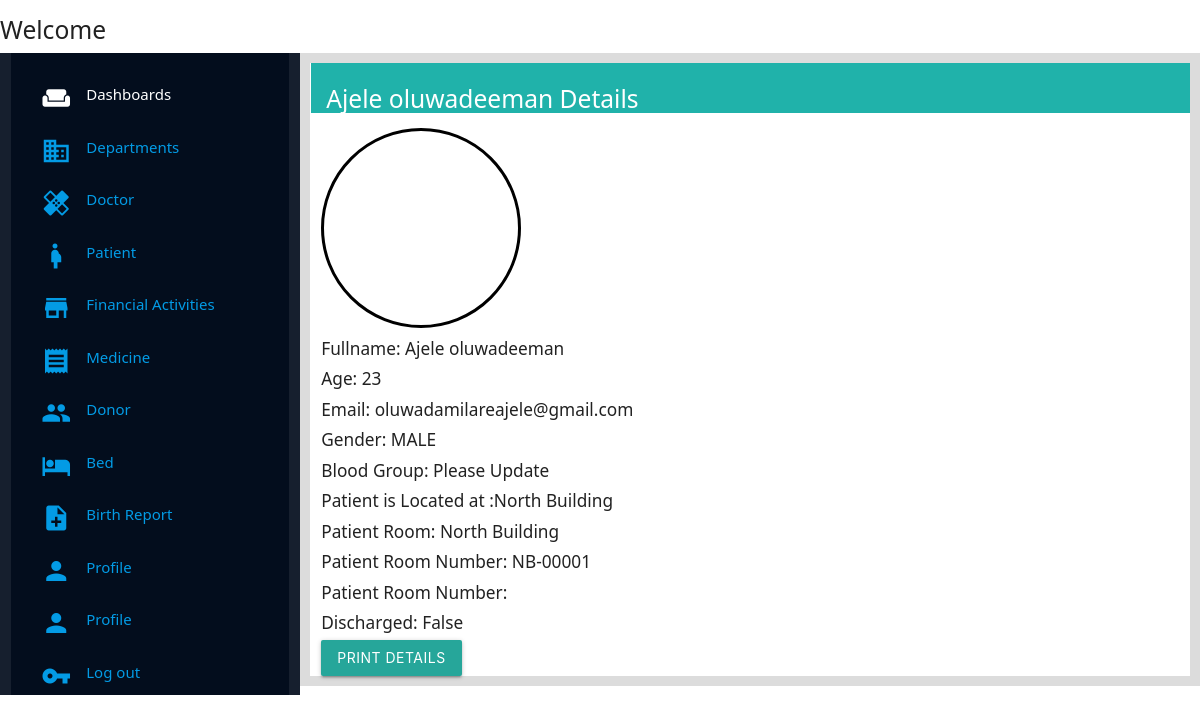
The page /management/patients/2 on the database its author committed.
### management/models.py (models this page shows)
class Patient(models.Model):
    Patient_id = models.CharField(unique=True, max_length=200, default="Please Update",null=True,blank=True)
    Patient_lastname = models.CharField(max_length=250,null=True, blank=True)
    Patient_firstname = models.CharField(max_length=250,null=True, blank=True)
    Patient_email_address = models.EmailField(max_length=250, null=True, blank=True, default="Null_provided@email.com")
    Patient_phone_number = models.CharField(max_length=120, null=True, blank=True)
    Patient_address = models.CharField(max_length=350,null=True,blank=True)
    Patient_doctor = models.ForeignKey(Doctor,on_delete=models.CASCADE, related_name="patient_doctor")
    Patient_blood_group = models.CharField(max_length=200, default="Please Update")
    Patient_blood_genotype = models.CharField(max_length=200, default="Please Update")
    Patient_age = models.IntegerField(null=True,blank=True)
    Patient_gender = models.CharField(max_length=25, choices=GENDER,default="UNDECIDED")
    Patient_room = models.ForeignKey(Room, on_delete=models.CharField, null=True, blank=True)
    def __str__(self):
        return self.Patient_lastname +" " + self.Patient_firstname + " Details"

class Room(models.Model):
    Room_location = models.CharField(max_length=250, null=True,blank=True)
    Room_ID = models.CharField(max_length=100, null=True, blank=True, unique=True)
    Room_availability = models.BooleanField(default=True)
    def __str__(self):
        return "Located at :" + self.Room_location

### management/views.py (the view)
# urls.py: path('patients/<str:pk>',views.patient_details_page,name="detailed_patient_page"),
def patient_details_page(request,pk):
    patient_data = Patient.objects.get(id=pk)
    checked_in = Alloted_Beds.objects.get(Alloted_patient=patient_data)
    print(checked_in.Alloted_time)
    context = {
        'patient_data':patient_data,
        'checked_id':checked_in,
    }
    return render(request,'management/Pages/patients_details.html',context)

### management/templates/management/Pages/patients_details.html
{% extends 'management/index.html' %}
{% load static %}
{% block content %}
<div class="wrapper">
    <div class="title-holder">
        <h5 class="title">{{patient_data}}</h5>
    </div>
    <div class="profile-details">
        <div class="image-holder">
        </div>
        <div class="profile-text">
            <h6>Fullname: {{patient_data.Patient_lastname}} {{patient_data.Patient_firstname}}</h6>
            <h6>Age: {{patient_data.Patient_age}}</h6>
            <h6>Email: {{patient_data.Patient_email_address}}</h6>
            <h6>Gender: {{patient_data.Patient_gender}}</h6>
            <h6>Blood Group: {{patient_data.Patient_blood_group}}</h6>
            <h6>Patient is {{patient_data.Patient_room}}</h6>
            <h6>Patient Room: {{patient_data.Patient_room.Room_location}}</h6>
            <h6>Patient Room Number: {{patient_data.Patient_room.Room_ID}}</h6>
            <h6>Patient Room Number: {{patient_data.Patient_room.Room_avai}}</h6>
            <h6>Discharged: False</h6>
            <button class="btn "> Print Details </button>
        </div>
    </div>
</div>
{% endblock content %}

### management/static/management/css/style.css (style rules this page uses)
* { margin: 0; padding: 0; font-family:'Segoe UI', Tahoma, Geneva, Verdana, sans-serif; }
.title-holder { background-color: lightseagreen; height: 50px; color: white; margin-left: -10px; margin-right: -11px; padding-bottom: 10px; padding-top: 5px; padding-left: 1em; }
.image-holder { height: 200px; width: 200px; border: 3px solid black; border-radius: 50%; margin-top: 1em; }

### rows shown on the page
Patient: Patient_lastname+Patient_firstname "Ajele oluwadeeman Details", Patient_lastname "Ajele", Patient_firstname "oluwadeeman", Patient_age "23", Patient_email_address "oluwadamilareajele@gmail.com", Patient_gender "MALE", Patient_blood_group "Please Update", Patient_room "Located at :North Building", Patient_room.Room_location "North Building", Patient_room.Room_ID "NB-00001"
